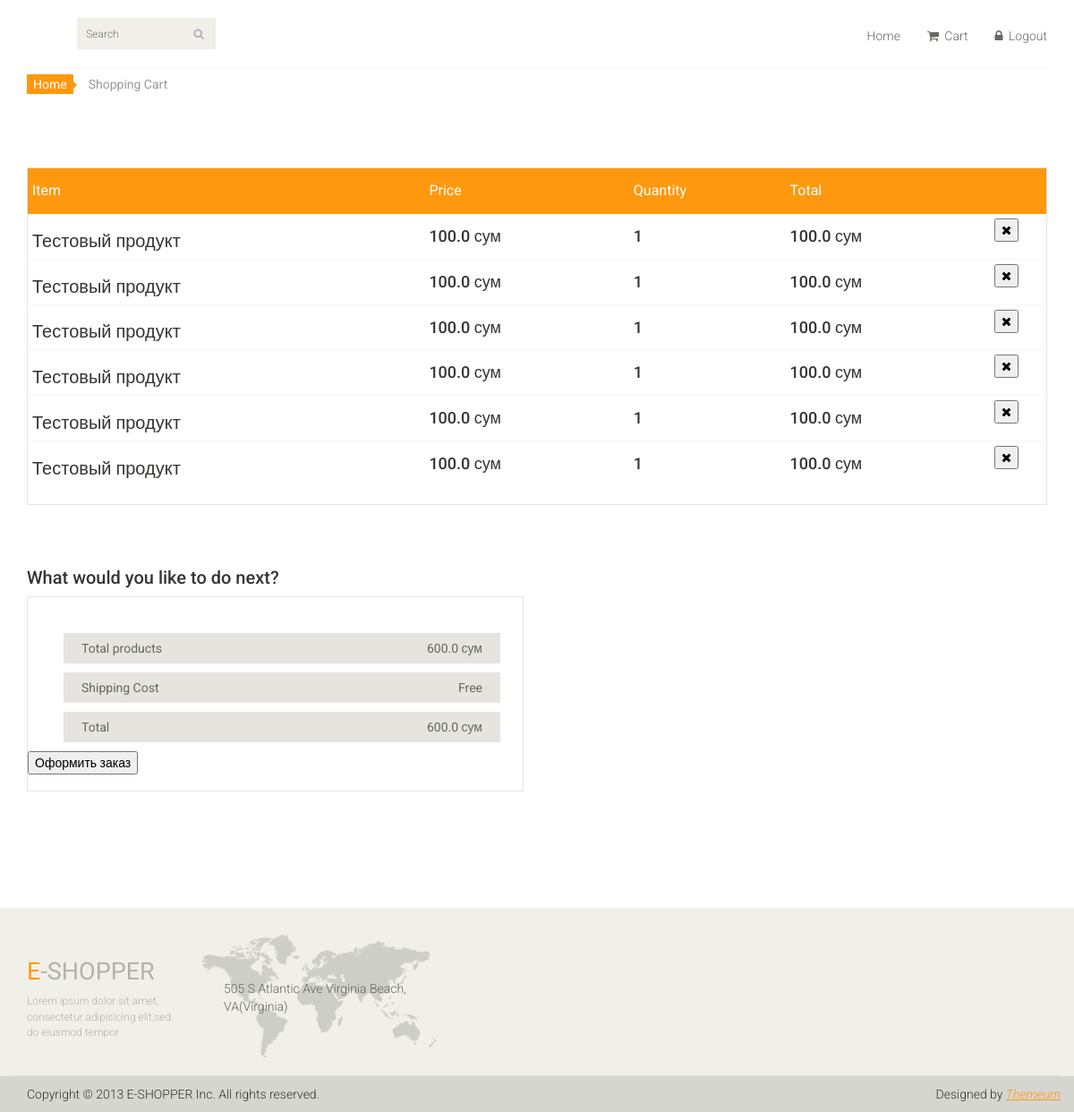
Before: /cart (signed in) with the older database file.
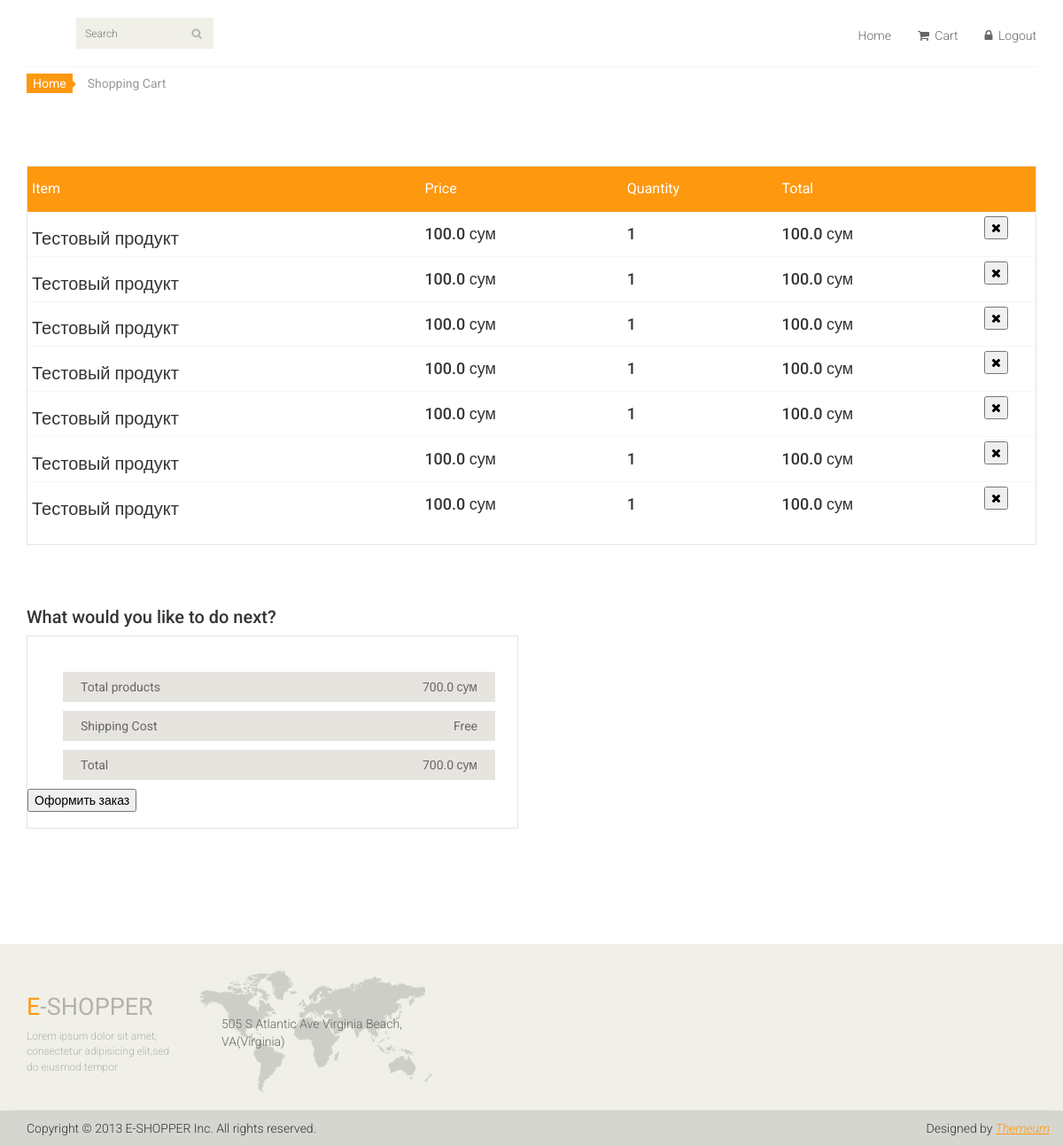
After: the same page with the newer database file.
### main_page/models.py (models this page shows)
class UserCart(models.Model):
    user_id = models.IntegerField()
    user_product = models.ForeignKey(Product, on_delete=models.CASCADE)
    user_product_quantity = models.IntegerField()
    total_for_product = models.FloatField()

class Product(models.Model):
    product_name = models.CharField(max_length=125)
    product_count = models.IntegerField()
    product_prise = models.FloatField()
    product_foto = models.ImageField(upload_to='media')
    product_des = models.TextField()
    product_category = models.ForeignKey(Catigory, on_delete=models.CASCADE)
    reg_date = models.DateTimeField(auto_now_add=True)
    def __str__(self):
        return self.product_name

### main_page/views.py (the view)
# urls.py: path('cart', views.get_user_cart),
def get_user_cart(request):
    user_cart = models.UserCart.objects.filter(user_id=request.user.id)
    total = sum([i.total_for_product for i in user_cart])
    context = {'cart': user_cart, 'total': total}
    return render(request, 'user_cart.html', context)

### main_page/templates/user_cart.html (shortened to what this page needs)
{% extends 'index.html' %}
{% block content %}
	<section id="cart_items">
		<div class="container">
			<div class="breadcrumbs">
				<ol class="breadcrumb">
				  <li><a href="/">Home</a></li>
				  <li class="active">Shopping Cart</li>
				</ol>
			</div>
			<div class="table-responsive cart_info">
				<table class="table table-condensed">
					<thead>
						<tr class="cart_menu">
							<td class="description">Item</td>
							<td class="price">Price</td>
							<td class="quantity">Quantity</td>
							<td class="total">Total</td>
							<td></td>
						</tr>
					</thead>
					<tbody>
					{% for i in cart %}
						<tr>
							<td class="cart_description">
								<h4><a href="/item/{{ i.product.id }}">{{ i.user_product }}</a></h4>
							</td>
							<td class="cart_price">
								<h4>{{ i.user_product.product_prise }} сум</h4>
							</td>
							<td class="cart_quantity">
								<h4>{{ i.user_product_quantity }}</h4>
							</td>
							<td class="cart_total">
								<h4>{{ i.total_for_product }} сум</h4>
							</td>
							<td class="cart_delete">
								<form action="/del_item/{{ i.product.id }}" method="post">
									<button><i class="fa fa-times"></i></button>
								</form>
							</td>
						</tr>
					{% endfor %}
					</tbody>
				</table>
			</div>
		</div>
	</section>
	<section id="do_action">
		<div class="container">
			<div class="heading">
				<h3>What would you like to do next?</h3>
			</div>
			<div class="row">
				<div class="col-sm-6">
					<div class="total_area">
						<ul>
							<li>Total products <span>{{ total }} сум</span></li>
							<li>Shipping Cost <span>Free</span></li>
							<li>Total <span>{{ total }} сум</span></li>
						</ul>
							<form method="POST" action="/order">
								<button>Оформить заказ</button>
							</form>
					</div>
				</div>
			</div>
		</div>
	</section>
{% endblock content %}

Changed rows visible on the page:
added UserCart: user_product "Тестовый продукт", user_product.product_prise "100.0", user_product_quantity "1", total_for_product "100.0"
Other visible differences:
{{ total }}: "600.0" → "700.0"
